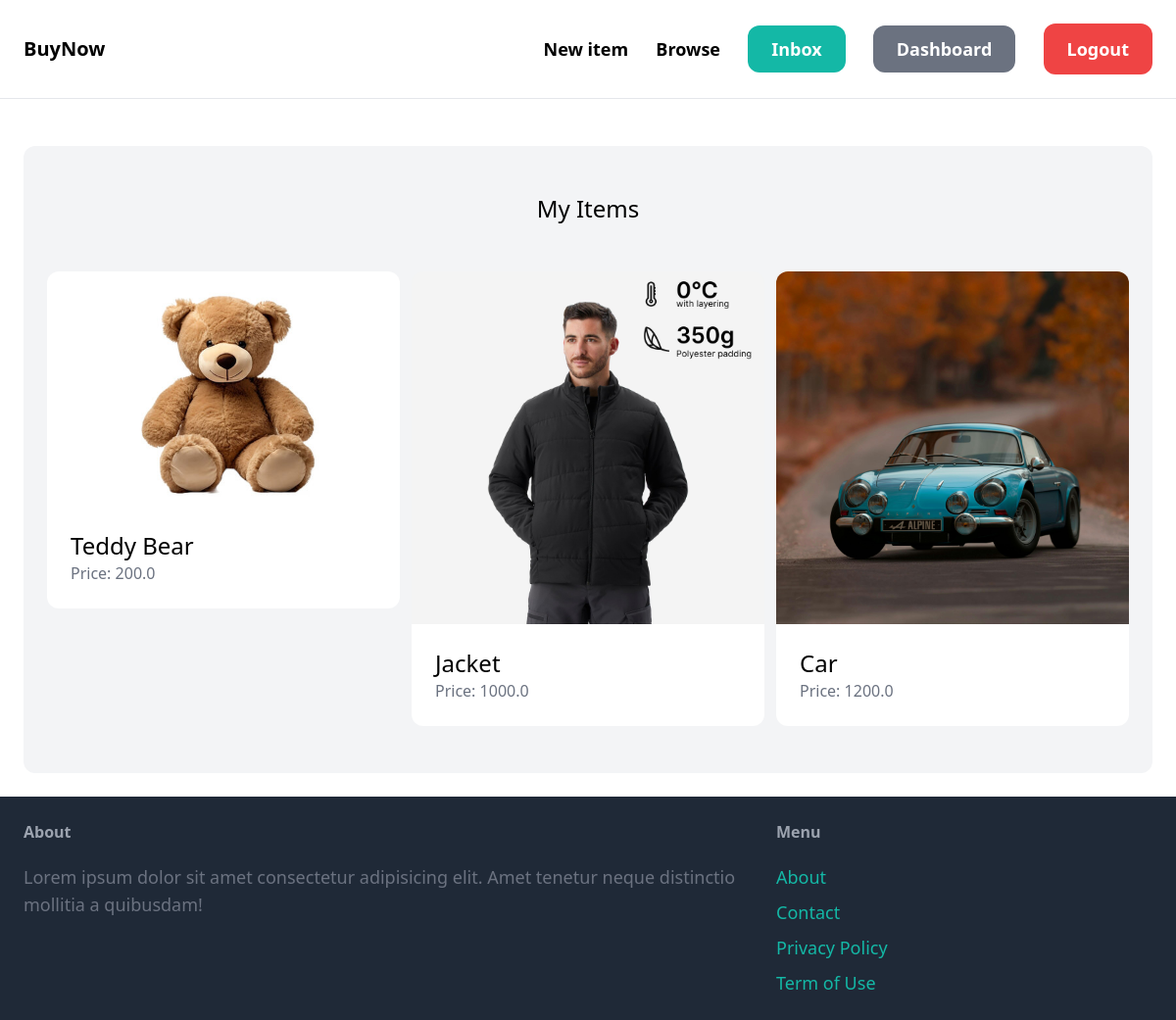
The page /dashboard/ (signed in) on the database its author committed.
### item/models.py (models this page shows, shortened)
class Item(models.Model):
    category=models.ForeignKey(Category,related_name='items',on_delete=models.CASCADE)
    name=models.CharField(max_length=255)
    description=models.TextField(blank=True,null=True)
    price=models.FloatField()
    image=models.ImageField(upload_to='item_images',blank=True,null=True)
    is_sold=models.BooleanField(default=False)
    created_by=models.ForeignKey(User,related_name='items',on_delete=models. CASCADE)
    created_at=models.DateTimeField(auto_now_add=True)  #gets date on which its created automatically

### dashboard/views.py (the view)
# urls.py: path('',views.index,name='index'),
@login_required
def index(request):
    items=Item.objects.filter(created_by=request.user)
    return render(request,'dashboard/index.html',{
        'items':items
    })

### dashboard/templates/dashboard/index.html (shortened to what this page needs)
{% extends "core/base.html" %}
{% block content%}
    <div class="mt-6 px-6 py-12 bg-gray-100 rounded-xl">
        <h2 class='mb-12 text-2xl text-center'>My Items</h2>
        <div class='grid grid-cols-3 gap-3'>
            {% for item in items  %}
                <div>
                    <a href="{% url 'item:detail' item.id %}">
                        <div>
                            <img src="{{item.image.url}}" class="rounded-t-xl"  alt="">
                        </div>
                        <div class="p-6 bg-white rounded-b-xl">
                            <h2 class="text-2xl">{{item.name}}</h2>
                            <p class="text-gray-500">Price: {{item.price}}</p>
                        </div>
                    </a>
                </div>
            {% endfor %}
        </div>
    </div>
{% endblock %}

### rows shown on the page
Item: image (picture), name "Teddy Bear", price "200.0"
Item: image (picture), name "Jacket", price "1000.0"
Item: image (picture), name "Car", price "1200.0"
